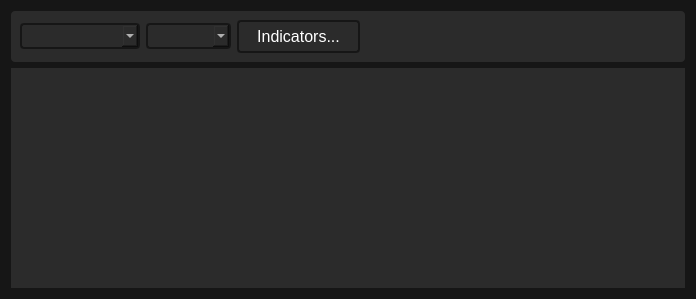
        <widget class="QWidget" name="tab_chart">
         <property name="styleSheet">
          <string notr="true">background-color: rgb(22, 22, 22);

color: white;                /* цвет текста */</string>
         </property>
         <attribute name="title">
          <string>CHART</string>
         </attribute>
         <layout class="QGridLayout" name="gridLayout_4" rowstretch="0,0,0">
          <item row="1" column="0" alignment="Qt::AlignVCenter">
           <widget class="QFrame" name="horizontalFrame">
            <property name="styleSheet">
             <string notr="true">background-color: rgb(43, 43, 43);
color: white;                /* цвет текста */
 border-radius: 4px;</string>
            </property>
            <layout class="QHBoxLayout" name="horizontalLayout">
             <item>
              <widget class="QComboBox" name="comboSymbol">
               <property name="sizePolicy">
                <sizepolicy hsizetype="Fixed" vsizetype="Fixed">
                 <horstretch>0</horstretch>
                 <verstretch>0</verstretch>
                </sizepolicy>
               </property>
               <property name="minimumSize">
                <size>
                 <width>120</width>
                 <height>0</height>
                </size>
               </property>
               <property name="font">
                <font>
                 <pointsize>13</pointsize>
                </font>
               </property>
               <property name="styleSheet">
                <string notr="true">background-color: rgb(43, 43, 43);
border-color: rgb(0, 0, 0);
border: 2px solid rgb(22, 22, 22);
color: white;                /* цвет текста */</string>
               </property>
              </widget>
             </item>
             <item>
              <widget class="QComboBox" name="comboTimeframe">
               <property name="sizePolicy">
                <sizepolicy hsizetype="Fixed" vsizetype="Fixed">
                 <horstretch>0</horstretch>
                 <verstretch>0</verstretch>
                </sizepolicy>
               </property>
               <property name="minimumSize">
                <size>
                 <width>60</width>
                 <height>0</height>
                </size>
               </property>
               <property name="font">
                <font>
                 <pointsize>13</pointsize>
                </font>
               </property>
               <property name="styleSheet">
                <string notr="true">background-color: rgb(43, 43, 43);
border-color: rgb(0, 0, 0);
border: 2px solid rgb(22, 22, 22);
color: white;                /* цвет текста */
</string>
               </property>
              </widget>
             </item>
             <item>
              <widget class="QPushButton" name="btnIndicators">
               <property name="enabled">
                <bool>true</bool>
               </property>
               <property name="sizePolicy">
                <sizepolicy hsizetype="Fixed" vsizetype="Fixed">
                 <horstretch>0</horstretch>
                 <verstretch>0</verstretch>
                </sizepolicy>
               </property>
               <property name="minimumSize">
                <size>
                 <width>123</width>
                 <height>33</height>
                </size>
               </property>
               <property name="maximumSize">
                <size>
                 <width>16777215</width>
                 <height>16777215</height>
                </size>
               </property>
               <property name="font">
                <font>
                 <pointsize>12</pointsize>
                </font>
               </property>
               <property name="layoutDirection">
                <enum>Qt::LeftToRight</enum>
               </property>
               <property name="autoFillBackground">
                <bool>false</bool>
               </property>
               <property name="styleSheet">
                <string notr="true">background-color: rgb(43, 43, 43);
border-color: rgb(0, 0, 0);
border: 2px solid rgb(22, 22, 22);
color: white;                /* цвет текста */


</string>
               </property>
               <property name="text">
                <string>Indicators...</string>
               </property>
              </widget>
             </item>
             <item>
              <spacer name="horizontalSpacer">
               <property name="orientation">
                <enum>Qt::Horizontal</enum>
               </property>
               <property name="sizeType">
                <enum>QSizePolicy::Expanding</enum>
               </property>
               <property name="sizeHint" stdset="0">
                <size>
                 <width>316</width>
                 <height>20</height>
                </size>
               </property>
              </spacer>
             </item>
            </layout>
           </widget>
          </item>
          <item row="2" column="0">
           <widget class="ChartWidget" name="chartWidget" native="true">
            <property name="sizePolicy">
             <sizepolicy hsizetype="Expanding" vsizetype="Expanding">
              <horstretch>0</horstretch>
              <verstretch>0</verstretch>
             </sizepolicy>
            </property>
            <property name="minimumSize">
             <size>
              <width>0</width>
              <height>220</height>
             </size>
            </property>
            <property name="styleSheet">
             <string notr="true">background-color: rgb(43, 43, 43);
color: white;                /* цвет текста */</string>
            </property>
           </widget>
          </item>
         </layout>
        </widget>
